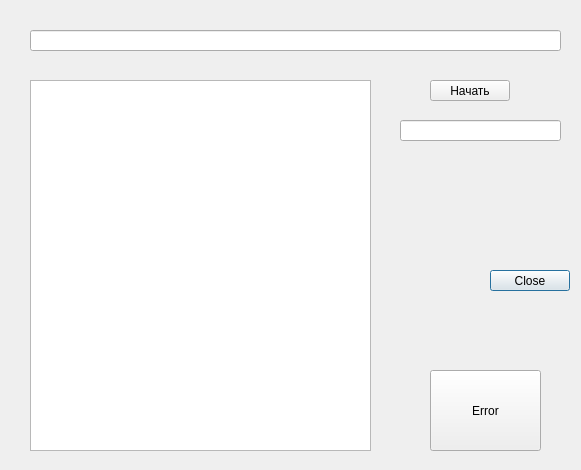
<?xml version="1.0" encoding="UTF-8"?>
<ui version="4.0">
 <class>Dialog</class>
 <widget class="QDialog" name="Dialog">
  <property name="geometry">
   <rect>
    <x>0</x>
    <y>0</y>
    <width>581</width>
    <height>470</height>
   </rect>
  </property>
  <property name="windowTitle">
   <string>Dialog</string>
  </property>
  <widget class="QPushButton" name="Close">
   <property name="geometry">
    <rect>
     <x>490</x>
     <y>270</y>
     <width>80</width>
     <height>21</height>
    </rect>
   </property>
   <property name="text">
    <string>Close</string>
   </property>
  </widget>
  <widget class="CustomPlainText" name="plainTextEdit">
   <property name="geometry">
    <rect>
     <x>30</x>
     <y>80</y>
     <width>341</width>
     <height>371</height>
    </rect>
   </property>
  </widget>
  <widget class="QPushButton" name="Start">
   <property name="geometry">
    <rect>
     <x>430</x>
     <y>80</y>
     <width>80</width>
     <height>21</height>
    </rect>
   </property>
   <property name="text">
    <string>Начать</string>
   </property>
  </widget>
  <widget class="QLineEdit" name="Output">
   <property name="geometry">
    <rect>
     <x>30</x>
     <y>30</y>
     <width>531</width>
     <height>21</height>
    </rect>
   </property>
   <property name="layoutDirection">
    <enum>Qt::RightToLeft</enum>
   </property>
   <property name="autoFillBackground">
    <bool>false</bool>
   </property>
   <property name="alignment">
    <set>Qt::AlignCenter</set>
   </property>
   <property name="readOnly">
    <bool>true</bool>
   </property>
   <property name="clearButtonEnabled">
    <bool>false</bool>
   </property>
  </widget>
  <widget class="QLineEdit" name="Input">
   <property name="geometry">
    <rect>
     <x>400</x>
     <y>120</y>
     <width>161</width>
     <height>21</height>
    </rect>
   </property>
   <property name="text">
    <string/>
   </property>
  </widget>
  <widget class="QPushButton" name="ErrorButton">
   <property name="geometry">
    <rect>
     <x>430</x>
     <y>370</y>
     <width>111</width>
     <height>81</height>
    </rect>
   </property>
   <property name="text">
    <string>Error</string>
   </property>
  </widget>
 </widget>
 <customwidgets>
  <customwidget>
   <class>CustomPlainText</class>
   <extends>QPlainTextEdit</extends>
   <header>customplaintext.h</header>
  </customwidget>
 </customwidgets>
 <resources/>
 <connections>
  <connection>
   <sender>Close</sender>
   <signal>clicked()</signal>
   <receiver>Dialog</receiver>
   <slot>close()</slot>
   <hints>
    <hint type="sourcelabel">
     <x>99</x>
     <y>250</y>
    </hint>
    <hint type="destinationlabel">
     <x>199</x>
     <y>149</y>
    </hint>
   </hints>
  </connection>
 </connections>
</ui>
